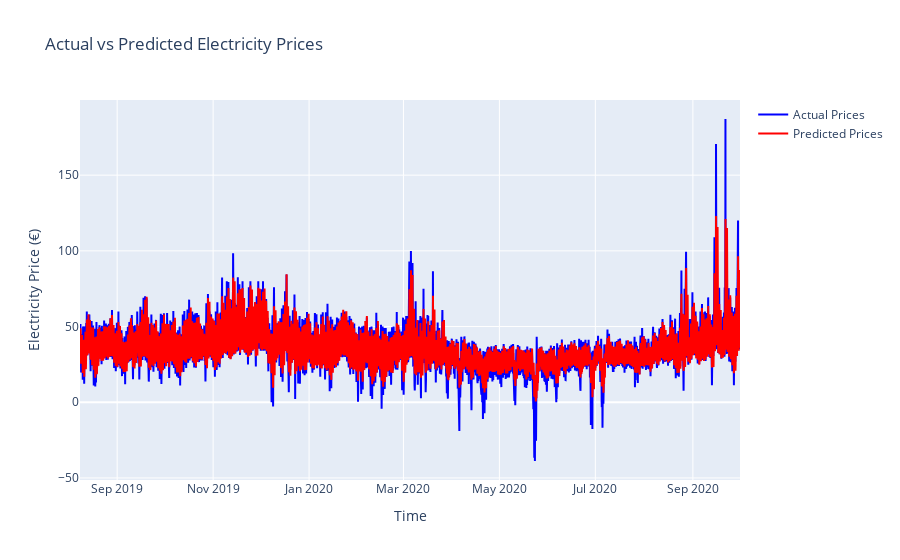

The notebook cell saved with this chart:
### Markdown cell above
### Fit & Visualisation 
The performance of a time series model is evaluated by calculating the Mean Absolute Error (MAE) and Root Mean Squared Error (RMSE) between the predicted and actual values. It then visualises the actual and predicted electricity prices over time using an interactive Plotly graph. The plot helps assess how well the model captures price trends, providing a clear comparison between actual and predicted values, which is essential for evaluating and improving time series forecasting models.

### Code cell
import plotly.graph_objs as go

y_pred = model.predict(X_test)
mae = mean_absolute_error(y_test, y_pred)
rmse = np.sqrt(mean_squared_error(y_test, y_pred))

print(y_pred.shape, y_test.shape)

print(f'Mean Absolute Error: {mae}')
print(f'Root Mean Squared Error: {rmse}')

# Ensure that the time index matches for both actual and predicted prices
time_index = df.index[-len(y_test):]  # Correct length based on y_test

# Create traces for actual and predicted prices
trace_actual = go.Scatter(
    x=time_index, 
    y=y_test.flatten(), 
    mode='lines', 
    name="Actual Prices", 
    line=dict(color='blue')
)

trace_predicted = go.Scatter(
    x=time_index, 
    y=y_pred.flatten(), 
    mode='lines', 
    name="Predicted Prices", 
    line=dict(color='red')
)

# Create the layout
layout = go.Layout(
    title="Actual vs Predicted Electricity Prices",
    xaxis=dict(title="Time"),
    yaxis=dict(title="Electricity Price (€)"),
    hovermode='closest'
)

# Create the figure with both actual and predicted traces
fig = go.Figure(data=[trace_actual, trace_predicted])

# Update the layout
fig.update_layout(layout)

# Show the interactive plot
fig.show()

### Figure 1 — Plotly figure (JSON) as saved in the notebook; plotly's stock layout.template omitted (floating-point values rounded to 4 significant figures; data arrays with more than 128 entries replaced by an {"elided": "..."} marker saying what was removed)
{"data": [{"line": {"color": "blue"}, "mode": "lines", "name": "Actual Prices", "type": "scatter", "x": {"elided": "10071 str values"}, "y": {"elided": "10071 float values"}}, {"line": {"color": "red"}, "mode": "lines", "name": "Predicted Prices", "type": "scatter", "x": {"elided": "10071 str values"}, "y": {"elided": "10071 float values"}}], "layout": {"hovermode": "closest", "title": {"text": "Actual vs Predicted Electricity Prices"}, "xaxis": {"title": {"text": "Time"}}, "yaxis": {"title": {"text": "Electricity Price (€)"}}}}
